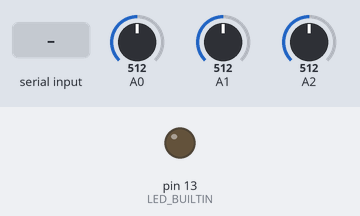
A sketch run on a simulated Arduino Uno, built with avr-gcc and run on an emulated ATmega328P. On the bench: output pins drawn as LEDs (lit = HIGH). The inputs (shaded band) are chosen by the test bench; at power-on: A0 = 512, A1 = 512, A2 = 512. What the sketch prints to the serial monitor is not drawn.

Above: at 1.2 s.
1.3 s: byte 72 (CMD_PIN_HIGH) received over Serial
At 1.9 s:
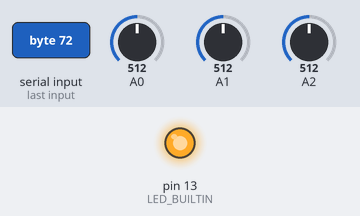
Timing chart, 0 to 4.3 s (numbered marks = the images above; inputs shaded):
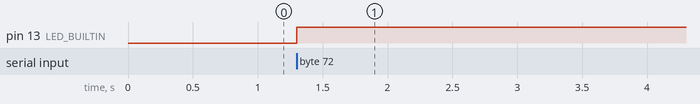

Measured:
- after the input at 1.3 s, pin 13 (LED_BUILTIN): LOW → HIGH at once

The sketch:

sendData2Raspi.ino
```cpp
#define VERSION "V:1.0"

#define SEPARADOR_SERIE ";"
#define PERIODO_LECTURA_SENSORES 1000

#define CMD_RETURN_ERROR -1
#define CMD_RETURN_OK     0
#define CMD_RETURN_UNKOWN 1

#define CMD_PIN_HIGH   'H'
#define CMD_PIN_LOW    'L'

int sensor1,sensor2,sensor3;

int mostrarDatosSerie() {
  Serial.print(sensor1);
  Serial.print(F(SEPARADOR_SERIE));
  Serial.print(sensor2);
  Serial.print(F(SEPARADOR_SERIE));
  Serial.print(sensor3);

  Serial.println();
  return CMD_RETURN_OK;
}

int leerPuertoSerie(){
  if (Serial.available() > 0) {
    int incomingByte = Serial.read();
    if (incomingByte == CMD_PIN_HIGH) {
      digitalWrite(LED_BUILTIN, HIGH);
    }
    if (incomingByte == CMD_PIN_LOW) {
      digitalWrite(LED_BUILTIN, LOW);
    }
  }

}

void setup() {
  pinMode(LED_BUILTIN,OUTPUT);
  Serial.begin(9600);
}
int  leerSensores() {
  sensor1 = analogRead(A0);
  sensor2 = analogRead(A1);
  sensor3 = analogRead(A2);
  return CMD_RETURN_OK;
}

long tiempoUltimoDato;

void loop() {
long tiempoActual = millis();

  leerPuertoSerie();

  if (tiempoActual - tiempoUltimoDato > PERIODO_LECTURA_SENSORES ) {
    leerSensores();
    mostrarDatosSerie();
    tiempoUltimoDato = tiempoActual;
  }

}
```
